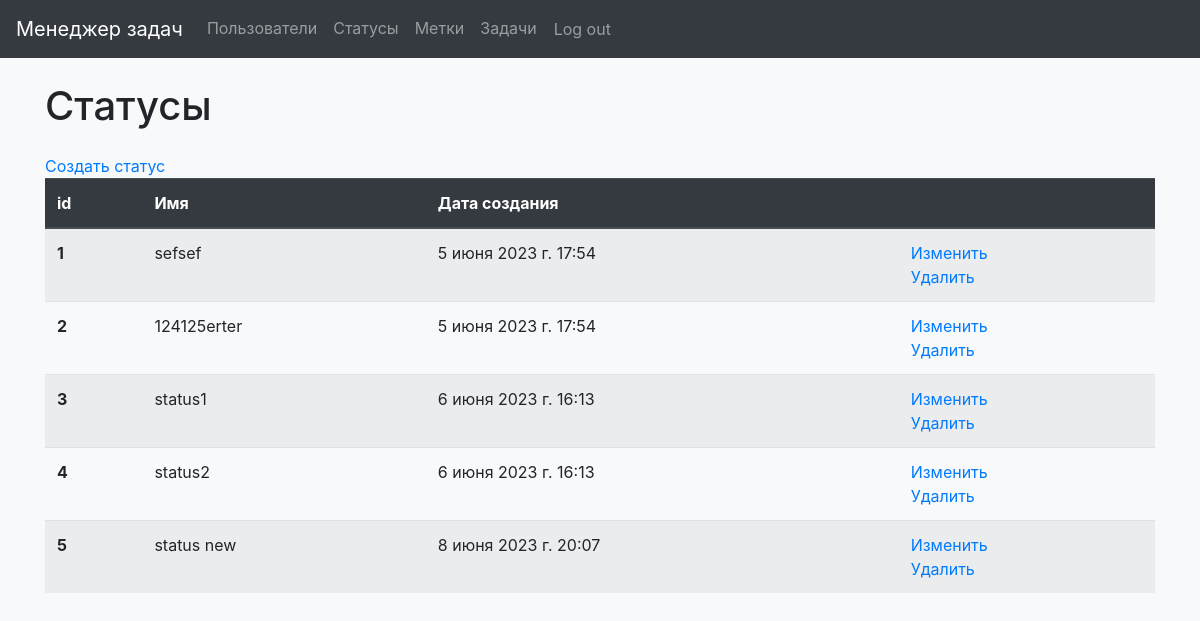
Before: /statuses/ (signed in) with the older database file.
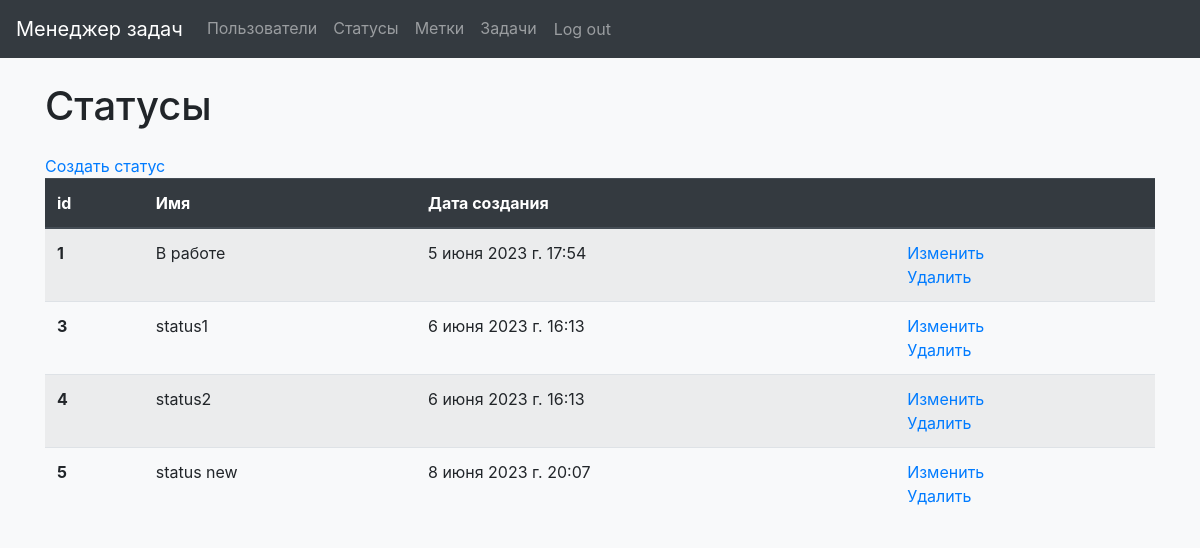
After: the same page with the newer database file.
### task_manager/statuses/models.py (models this page shows, shortened)
class Status(models.Model):
    status_name = models.CharField(
        max_length=250,
        unique=True,
        verbose_name=gettext('Name'),
        error_messages={
            "unique": gettext("%(model_name)s with this name already exists.")
        })
    created_at = models.DateTimeField(auto_now_add=True)
    class Meta:
        verbose_name = gettext('Status')

### task_manager/statuses/views.py (the view)
# urls.py: path('', StatusesListView.as_view(), name='statuses'),
class StatusesListView(View):
    def get(self, request, *args, **kwargs):
        if request.user.is_authenticated:
            statuses = Status.objects.all()
            return render(request, 'statuses/statuses.html', context={
                "statuses": statuses,
            })
        messages.error(request, gettext(
            'You are not authorized! Please sign in.'
        ))
        return redirect('/login')

### task_manager/templates/statuses/statuses.html (shortened to what this page needs)
{% extends 'navbar.html' %}
{% load i18n %}
{% block content %}
<body class="bg-light">
  <div class="container wrapper flex-grow-1">
      <h1 class="my-4">{% trans 'Statuses' %}</h1>
      <a href="{% url 'create_status' %}">{% trans 'Create status' %}</a>
        <table class="table table-striped">
          <thead class="thead-dark">
            <tr>
              <th scope="col">id</th>
              <th scope="col">{% trans 'Name' %}</th>
              <th scope="col">{% trans 'Date of creation' %}</th>
              <th scope="col"> </th>
            </tr>
          </thead>
          <tbody>
          {% for status in statuses %}
            <tr>
              <th scope="row">{{ status.id }}</th>
              <td>{{ status.status_name }}</td>
              <td>{{ status.created_at }}</td>
              <td>
                <a href="{% url 'update_status' id=status.id%}">{% trans 'Update' %}</a>
                    <br>
                <a href="{% url 'delete_status' id=status.id%}">{% trans 'Delete' %}</a>
              </td>
            </tr>
          {% endfor %}
          </tbody>
        </table>
  </div>
</body>
{% endblock %}

Changed rows visible on the page:
removed Status: id "2", status_name "124125erter", created_at "5 июня 2023 г. 17:54"
changed Status id 1: status_name "sefsef" → "В работе"
